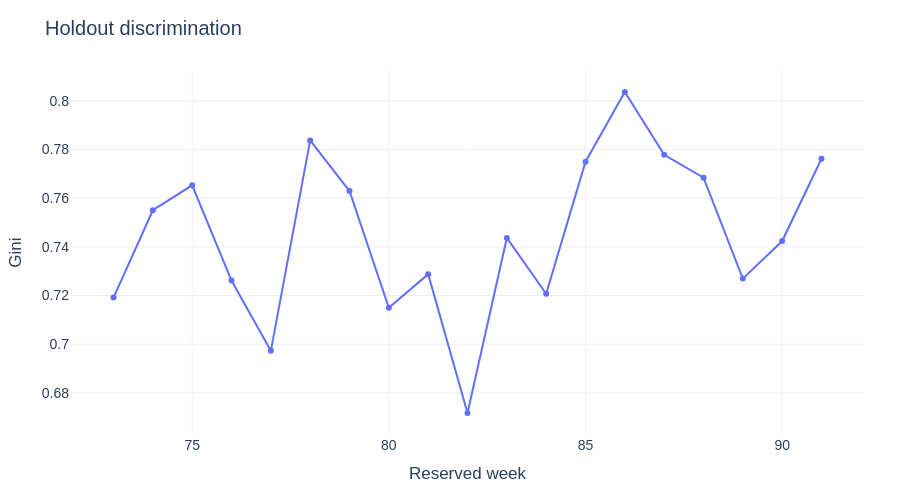
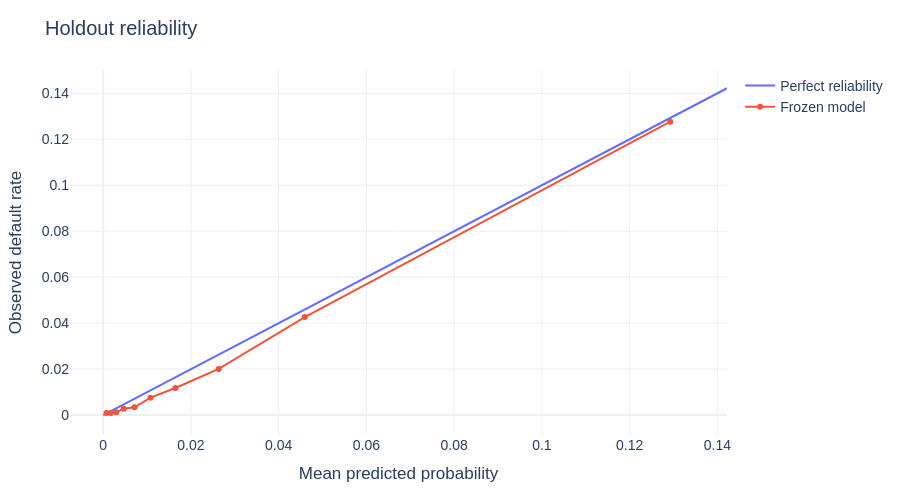

Notebook source saved alongside these figures, in order:
### Markdown cell above
## Stability and probability quality

The official formula is mean weekly Gini + 88 x min(weekly slope, 0) - 0.5 x
residual standard deviation. Here the slope is positive, so its penalty is zero.
The weekly plot shows the variation that the overall AUC alone would hide.

Raw probability calibration remains imperfect. The reliability plot is descriptive;
no calibrator is applied to this frozen model. The later development-only study in
notebook 12 neither accesses this holdout nor changes the released bundle. The
holdout base rate differs from development periods, so the lower Brier score alone
is not a model-improvement claim.
A Kaggle leaderboard result has not been obtained.

### Code cell
from home_credit.modeling.portfolio_report import display_charts

display_charts(evidence, "release")
display(pd.DataFrame(evaluation["weekly"]).round(6))

### Figure 1 — Plotly figure (JSON) as saved in the notebook; plotly's stock layout.template omitted (floating-point values rounded to 4 significant figures)
{"data": [{"customdata": [[8687, 189], [11280, 303], [13656, 290], [10261, 255], [7754, 197], [8755, 195], [5158, 112], [6246, 120], [6743, 188], [5423, 122], [7295, 156], [9721, 216], [16239, 308], [15630, 277], [17886, 329], [14234, 265], [13600, 309], [12103, 330], [12674, 288]], "hovertemplate": "Week %{x}<br>Gini %{y:.4f}<br>Cases %{customdata[0]:,}<br>Defaults %{customdata[1]:,}<extra></extra>", "mode": "lines+markers", "type": "scatter", "x": [73, 74, 75, 76, 77, 78, 79, 80, 81, 82, 83, 84, 85, 86, 87, 88, 89, 90, 91], "y": [0.7192, 0.755, 0.7653, 0.7262, 0.6973, 0.7837, 0.7629, 0.715, 0.7288, 0.6718, 0.7437, 0.7207, 0.775, 0.8036, 0.7778, 0.7684, 0.727, 0.7424, 0.7762]}], "layout": {"font": {"family": "Arial, sans-serif", "size": 14}, "height": 500, "margin": {"b": 65, "l": 70, "r": 35, "t": 70}, "title": {"text": "Holdout discrimination"}, "xaxis": {"title": {"text": "Reserved week"}}, "yaxis": {"title": {"text": "Gini"}}}}

### Figure 2 — Plotly figure (JSON) as saved in the notebook; plotly's stock layout.template omitted (floating-point values rounded to 4 significant figures)
{"data": [{"mode": "lines", "name": "Perfect reliability", "type": "scatter", "x": [0, 0.1422], "y": [0, 0.1422]}, {"mode": "lines+markers", "name": "Frozen model", "type": "scatter", "x": [0.0007693, 0.001759, 0.002982, 0.004675, 0.007138, 0.01078, 0.01646, 0.02633, 0.04596, 0.1293], "y": [0.0008852, 0.0008852, 0.001229, 0.002705, 0.003393, 0.007574, 0.01175, 0.02006, 0.04264, 0.1277]}], "layout": {"font": {"family": "Arial, sans-serif", "size": 14}, "height": 500, "margin": {"b": 65, "l": 70, "r": 35, "t": 70}, "title": {"text": "Holdout reliability"}, "xaxis": {"title": {"text": "Mean predicted probability"}}, "yaxis": {"title": {"text": "Observed default rate"}}}}
